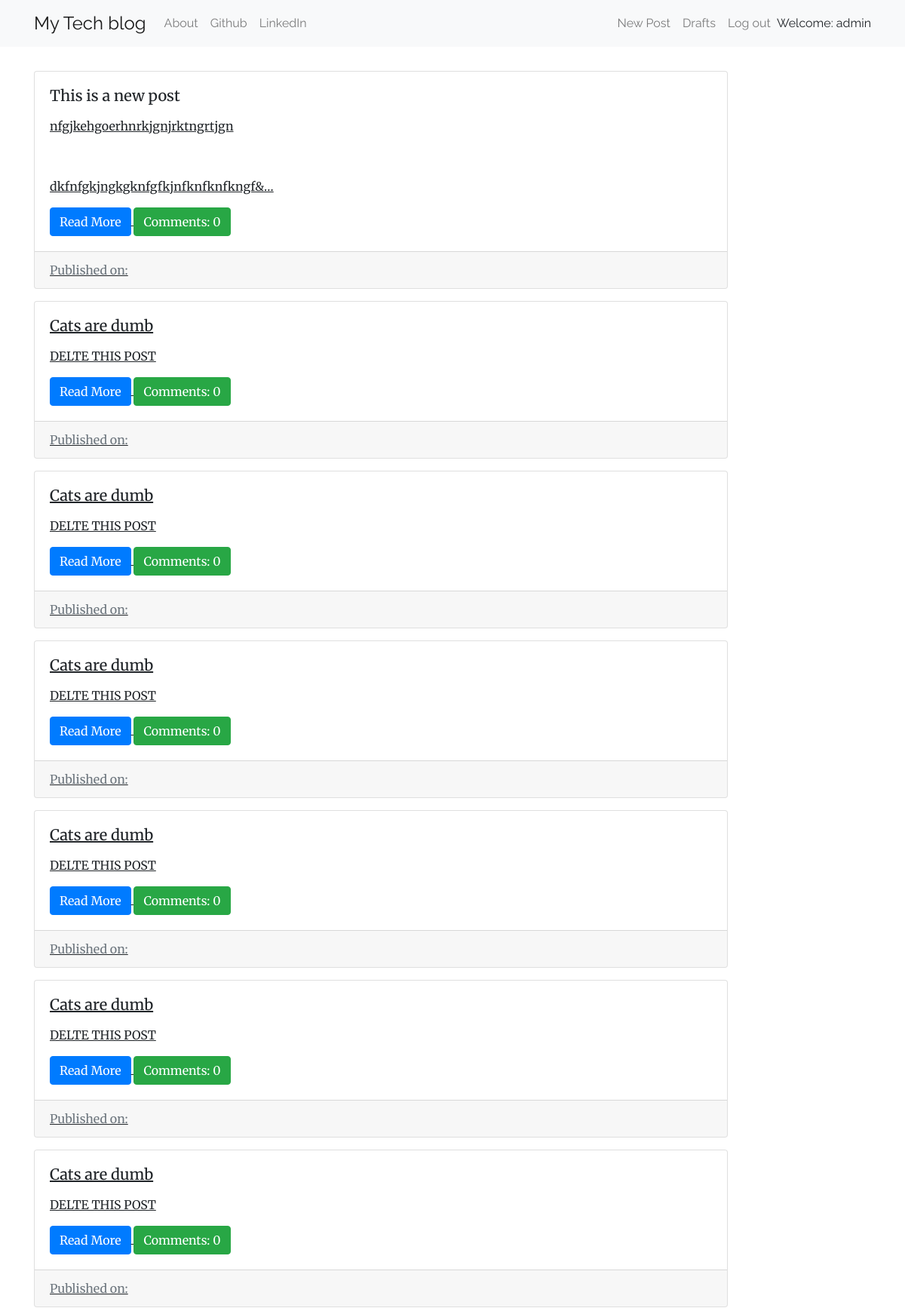
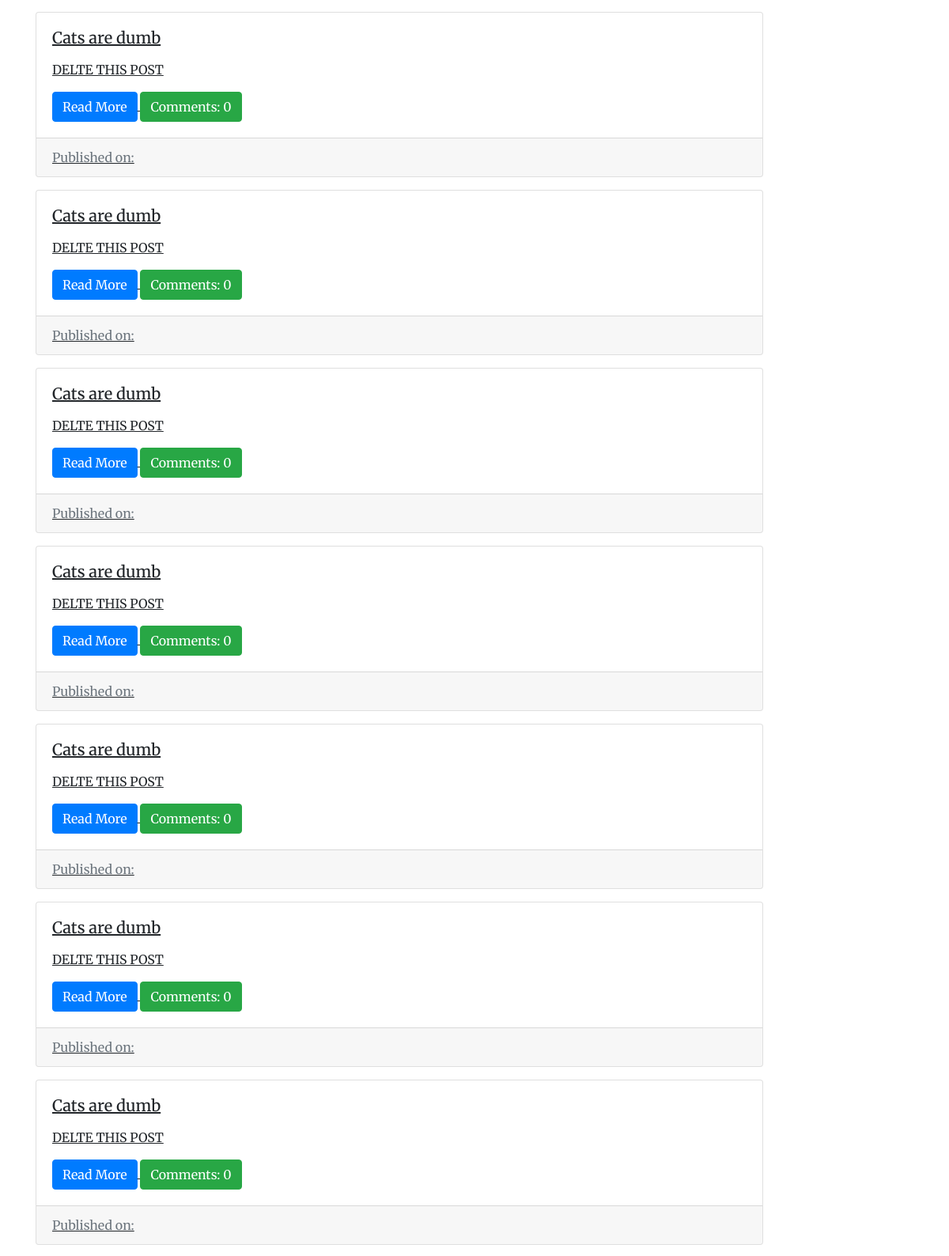
Page /drafts/ (signed in, upper part) on the committed database (2 pictures, top to bottom).
### blog/models.py (models this page shows, shortened)
class Post(models.Model):
    author = models.ForeignKey(
        settings.AUTH_USER_MODEL,
        on_delete=models.CASCADE,
    )
    title = models.CharField(max_length=200)
    text = models.TextField()
    created_date = models.DateTimeField(default=timezone.now)
    published_date = models.DateTimeField(blank=True, null=True)
    def approve_comments(self):
        return self.comments.filter(approved_comment=True)

### blog/views.py (the view)
# urls.py: path('drafts/', views.DraftListView.as_view(), name='post_draft_list'),
class DraftListView(LoginRequiredMixin,ListView):
    login_url = '/login/'
    redirect_field_name = 'blog/post_draft_list.html'
    model = Post
    def get_queryset(self):
        return Post.objects.filter(published_date__isnull=True).order_by('created_date')

### blog/templates/blog/post_list.html
{% extends 'blog/base.html' %}
{% block content %}
<div class="centerstage">
    {% for post in post_list %}
         <div class="card my-3">
             <div class="card-body">
                 <h5 class="card-title">{{post.title}}</h5>
                  <p class="card-text">{{post.text|safe|truncatechars:100}}</p>
                  <a href="{% url 'post_detail' pk=post.pk %}" class="btn btn-primary">Read More</a>
                  <a href="{% url 'post_detail' pk=post.pk %}" class="btn btn-success">Comments: {{ post.approve_comments.count }}</a>
             </div>
            <div class="card-footer text-muted">
            Published on: {{post.published_date|date:"D M Y"}}
            </div>
        </div>
    {% endfor %}
</div>
{% endblock %}

### blog/templates/blog/base.html (shortened to what this page needs)
<!DOCTYPE html>
{% load static %}
<html>
  <head>
     <link rel="stylesheet" href="https://stackpath.bootstrapcdn.com/bootstrap/4.5.2/css/bootstrap.min.css">
    <link href="https://maxcdn.bootstrapcdn.com/font-awesome/4.7.0/css/font-awesome.min.css" rel="stylesheet">
    <link rel="stylesheet" href="//cdn.jsdelivr.net/medium-editor/latest/css/medium-editor.min.css" type="text/css" media="screen" charset="utf-8">
    <link rel="stylesheet" href="{% static 'css/blog.css' %}">
  </head>
  <body>
    <nav class="navbar navbar-expand-lg navbar-light bg-light techfont">
      <div class="container">
        <div class="navbar-nav align-items-center">
          <a class="navbar-brand bigbrand" href="{% url 'post_list' %}">My Tech blog</a>
          <a class="nav-item nav-link" href="{% url 'about' %}">About</a>
          <a class="nav-item nav-link" href="https://www.github.com">Github</a>
          <a class="nav-item nav-link" href="https://www.linkedin.com">LinkedIn</a>
        </div>
        <div class="navbar-nav align-items-center ml-auto">
          {% if user.is_authenticated %}
            <a class="nav-item nav-link" href="{% url 'post_new' %}">New Post</a>
            <a class="nav-item nav-link" href="{% url 'post_draft_list' %}">Drafts</a>
            <a class="nav-item nav-link" href="{% url 'logout' %}">Log out</a>
            <a >Welcome: {{ user.username }}</a>
          {% else %}
            <a class="nav-item nav-link" href="{% url 'login' %}" aria-label="Login">
              <span class="fa fa-user" aria-hidden="true"></span></a>
          {% endif %}
        </div>
      </div>
    </nav>
          <div class="content container mt-3">
              <div class="row">
                  <div class="col-md-10">
                    <div class="blog_posts">
                      {% block content %}
                      {% endblock %}
                    </div>
                  </div>
              </div>
          </div>
  </body>
</html>

### blog/static/css/blog.css (style rules this page uses)
body { font-family: 'Merriweather', serif; }
.techfont { font-family: 'Raleway', sans-serif; }
.centerstage { margin-left: auto; margin-right: auto; }
.bigbrand { font-size: 1.5em; }

### rows in the picture
Post: title "This is a new post", text "nfgjkehgoerhnrkjgnjrktngrtjgn dkfnfgkjngkgknfgfkjnfknfknfkngf&…", approve_comments.count "0"
Post: title "Cats are dumb", text "DELTE THIS POST", approve_comments.count "0"
Post: title "Cats are dumb", text "DELTE THIS POST", approve_comments.count "0"
Post: title "Cats are dumb", text "DELTE THIS POST", approve_comments.count "0"
Post: title "Cats are dumb", text "DELTE THIS POST", approve_comments.count "0"
Post: title "Cats are dumb", text "DELTE THIS POST", approve_comments.count "0"
Post: title "Cats are dumb", text "DELTE THIS POST", approve_comments.count "0"
Post: title "Cats are dumb", text "DELTE THIS POST", approve_comments.count "0"
Post: title "Cats are dumb", text "DELTE THIS POST", approve_comments.count "0"
Post: title "Cats are dumb", text "DELTE THIS POST", approve_comments.count "0"
Post: title "Cats are dumb", text "DELTE THIS POST", approve_comments.count "0"
Post: title "Cats are dumb", text "DELTE THIS POST", approve_comments.count "0"
Post: title "Cats are dumb", text "DELTE THIS POST", approve_comments.count "0"
Post: title "Cats are dumb", text "DELTE THIS POST", approve_comments.count "0"

### other values in the picture
{{ user.username }} "admin"
